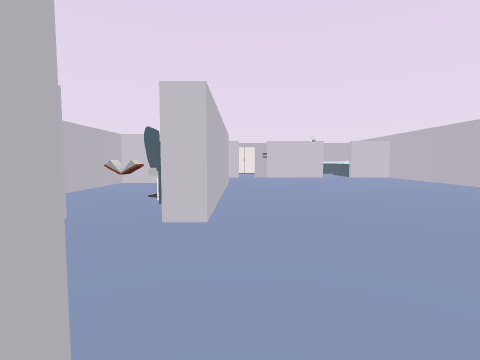
View 1 (above)

17 first-person views from a walk through a 3-D level made in the Unity game engine. The camera is 1.5 m above the floor, tilts 4° down and sees 85° across. The floor is counted in squares, 2 m on a side. Each view is taken from the middle of a square. On the plan, view 1 faces up. The plan holds only what a view shows up to about 9 squares ahead; the rest is blank. The player is left out. Some animated figures are left out.

View 2
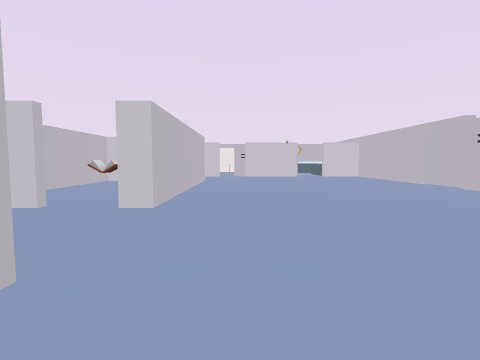

View 3
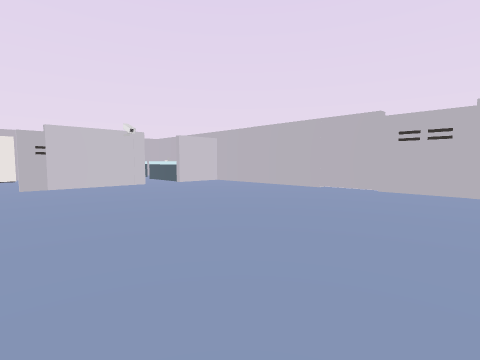

View 4
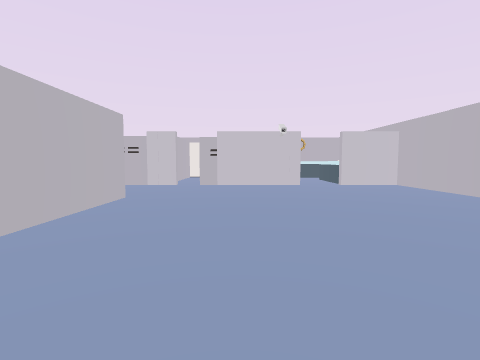

View 5
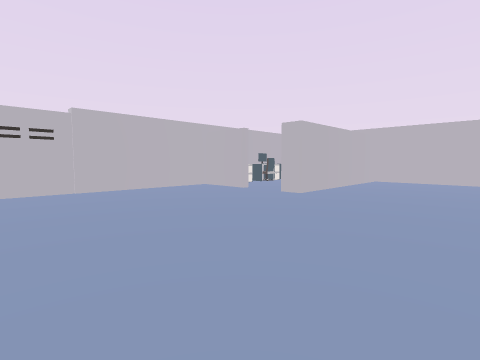

View 6
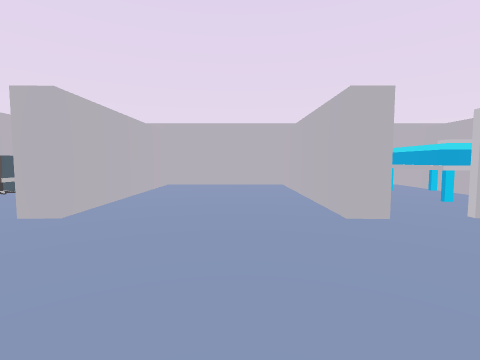

View 7
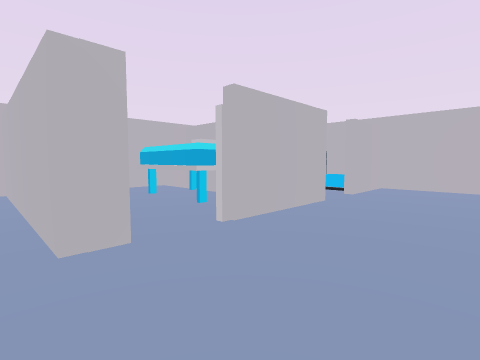

View 8
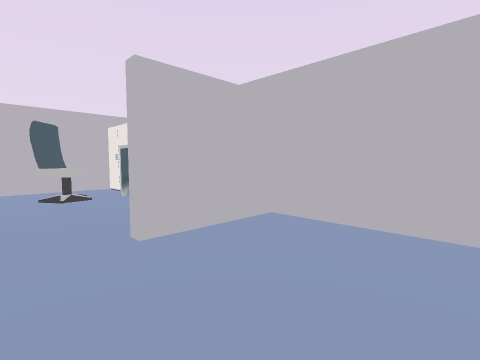

View 9
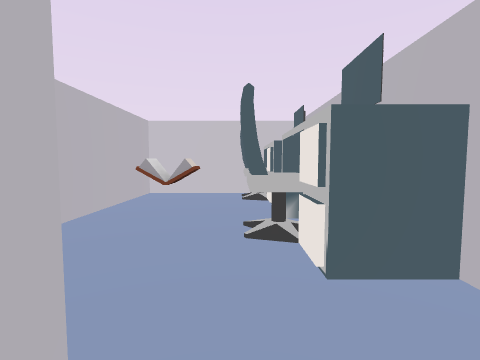

View 10
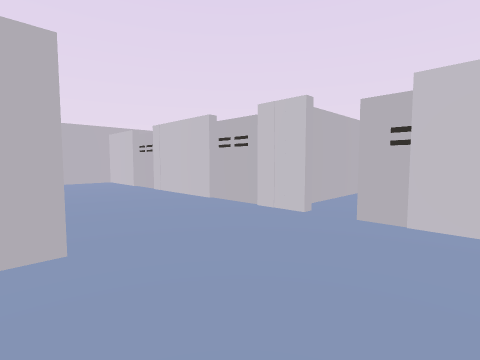

View 11
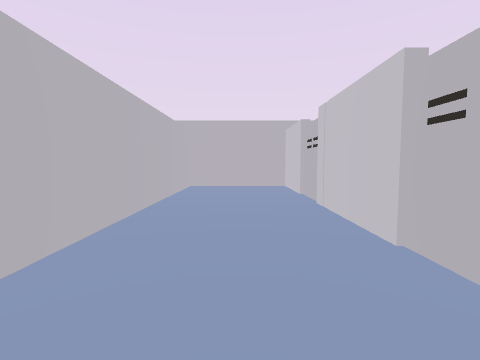

View 12
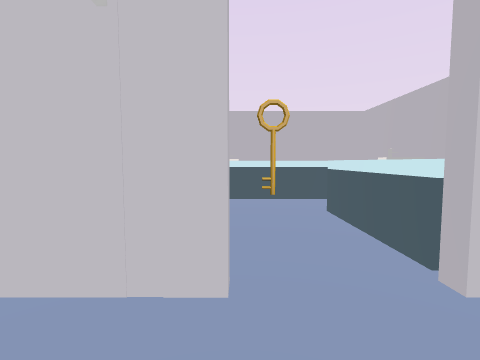

View 13
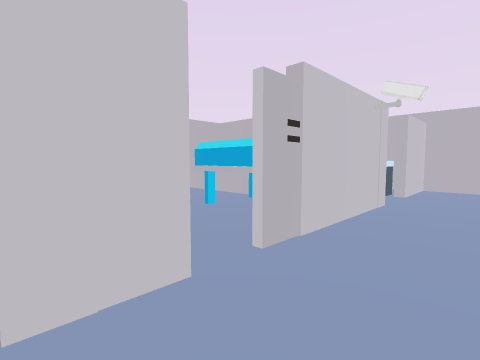

View 14
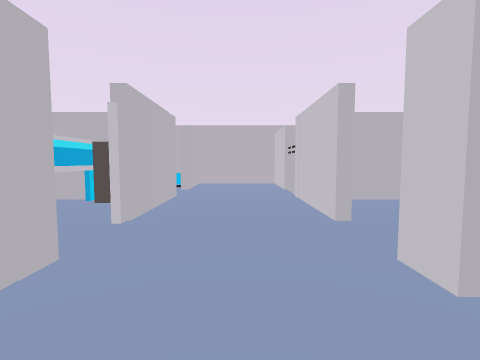

View 15
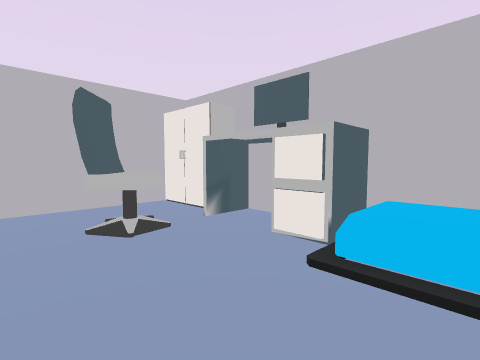

View 16
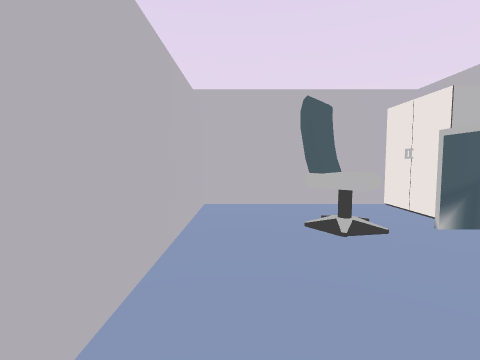

View 17
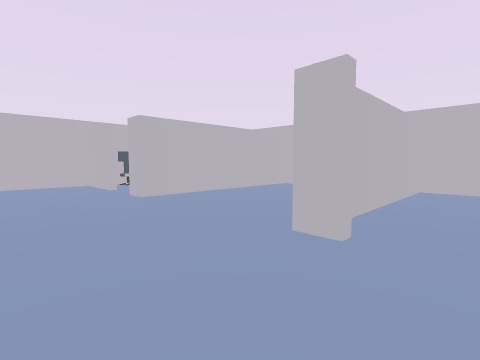

### Floor plan
Points are (right, up) in squares from view 1. A wall is a line through its corners. A room is listed if a view was taken in it or the views show most of it. See-through windows are left out.
Room 1 (views 1, 2, 3, 4, 5, 6, 7, 9, 10, 11, 12, 13, 14, 17)
walls: (-0.4, 4.4) (-0.4, 3.2) (-1, 3.2); (-1.8, 9.3) (-4.2, 9.3) (-4.2, 4.1); (-2.2, 3.2) (-4.8, 3.2); (1.6, 12.4) (0.6, 12.4); (0, 12.4) (-2.5, 12.4); (4, 12.4) (3.4, 12.4); (-1, 0.6) (-0.4, 0.6) (-0.4, -4.6); (-4.4, 12.4) (-8.1, 12.4) (-8.1, 9.5) (-1.6, 9.5); (5.2, 0.6) (7.1, 0.6) (7.1, 12.4) (6.1, 12.4); (-0.4, 15.4) (-0.4, 13.1); (-4.8, 0.6) (-2.1, 0.6); (7.1, 14.9) (7.1, 15.5); (-1, -4.6) (3.4, -4.6) (3.4, 0.6) (4, 0.6)
ways out: opening at (-3.5, 2) to room 2; opening at (-2, 1) to room 3; opening at (3, -4); opening at (4.5, 0.5); gap at (1, 13)
objects: other object (-3, 7); other object (-2, 6); other object (-2, 8) to (-1, 8); other object (-1, 5) to (-1, 6); other object (-1, 7); other object (-1, 9); other object (2, 13) to (3, 15); other object (5, 13) to (6, 15)
Room 2 (view 8)
walls: (-7, 3.2) (-8.1, 3.2) (-8.1, 0.6) (-6, 0.6)
ways out: opening at (-3.5, 2) to room 1; opening at (-5.5, 1) to room 3
Room 3 (views 15, 16)
walls: (-4.2, -4.6) (-1, -4.6); (-7.6, -4.6) (-4.4, -4.6) (-4.4, -2.4); (-8.1, 0) (-8.1, -2.9); (-0.6, -4.6) (-0.6, -0.5)
low walls: (-4.2, -2.6) (-4.2, -4.6); (-6.9, 0.3) (-6.9, -0.7)
ways out: opening at (-2, 1) to room 1; opening at (-5.5, 1) to room 2
objects: other object (-8, -4); other object (-8, -2); other object (-6, -3); other object (-4, -3) to (-3, -1); other object (-4, 0)

Where each view was taken, in squares from view 1:
view 1: 0 up, 0 right, facing up
view 2: 1 down, 1 right, facing up
view 3: 4 up, 0 right, facing up-right
view 4: 4 up, 2 right, facing up
view 5: 6 up, 0 right, facing down-right
view 6: 4 up, 1 right, facing down
view 7: 3 up, 0 right, facing down-left
view 8: 3 up, 5 left, facing down-left
view 9: 3 up, 2 left, facing up
view 10: 9 up, 2 right, facing up-left
view 11: 11 up, 0 right, facing left
view 12: 11 up, 4 right, facing up
view 13: 11 up, 1 left, facing up-right
view 14: 2 up, 1 right, facing left
view 15: 0 up, 5 left, facing down-left
view 16: 0 up, 5 left, facing down
view 17: 3 up, 2 left, facing down-right
